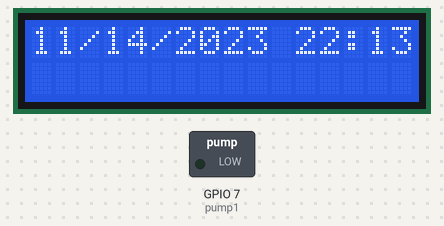
Recording of a sketch running on a simulated ESP32-S3. On the bench: 16×2 character LCD, switched loads named in the sketch (green lamp = pin HIGH). The local clock reads 2024-03-15 10:24:30 at power-on unless the sketch sets it; what the sketch prints to the serial monitor is not drawn.

Above: at 0.2 s.
At 1.2 s:
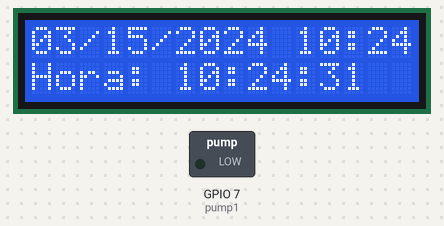
At 20.1 s:
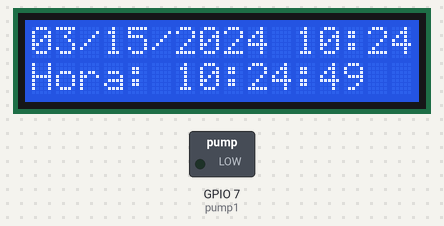
At 38.9 s:
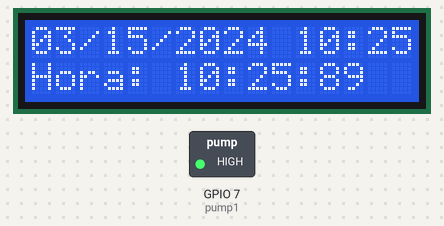
Timing chart, 0 to 40.0 s (numbered marks = the images above):
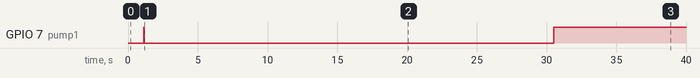

Measured:
- by itself, GPIO 7 (pump1): HIGH → LOW at 1.2 s, → HIGH 29.3 s later
- what the display in image 1 shows lasts 1.0 s, from 1.2 s to 2.2 s

The sketch:

RTC-DS1302-pantalla-I2C.ino
```cpp
// Descargar librería: https://github.com/lafvintech/Super-Starter-Kit-for-ESP32-S3-WROOM/blob/main/C/Libraries/LiquidCrystal_I2C-1.1.2.zip
#include <LiquidCrystal_I2C.h>
#include <Wire.h>

#define SDA 5                    // Definir pines SDA
#define SCL 4                    // Definir pines SCL
LiquidCrystal_I2C lcd(0x27,16,2);

// Descargar librería: "Rtc by Makuna"
#include <ThreeWire.h>
#include <RtcDS1302.h>

ThreeWire myWire(14,13,12); // DAT, SCLK, RST
RtcDS1302<ThreeWire> Rtc(myWire);

// Configuración de la pump
#define pump1 7      // Pin digital para controlar la bomba de agua

void setup() {
  Wire.begin(SDA, SCL);
  if (!i2CAddrTest(0x27)) {
      lcd = LiquidCrystal_I2C(0x3F, 16, 2);
  }
  lcd.init();
  lcd.backlight();
  lcd.setCursor(0,0);
  lcd.print("hello, world!");

    Serial.begin(9600);

    Serial.print("Compilado en: ");
    Serial.print(__DATE__);
    Serial.println(__TIME__);

    Rtc.Begin();

    RtcDateTime compiled = RtcDateTime(__DATE__, __TIME__);
    printDateTime(compiled);
    Serial.println();

    if (!Rtc.IsDateTimeValid())
    {
        // Causas comunes:
        //    1) Es la primera vez que se ejecuta y el dispositivo aún no estaba funcionando.
        //    2) La batería del dispositivo está baja o incluso falta.

        Serial.println("¡El RTC perdió confianza en la fecha y hora!");
        Rtc.SetDateTime(compiled);
    }

    if (Rtc.GetIsWriteProtected())
    {
        Serial.println("El RTC estaba protegido contra escritura, habilitando escritura ahora");
        Rtc.SetIsWriteProtected(false);
    }

    if (!Rtc.GetIsRunning())
    {
        Serial.println("El RTC no estaba funcionando activamente, iniciándolo ahora");
        Rtc.SetIsRunning(true);
    }

    RtcDateTime now = Rtc.GetDateTime();
    if (now < compiled)
    {
        Serial.println("¡El RTC es más antiguo que la hora de compilación! (Actualizando fecha y hora)");
        Rtc.SetDateTime(compiled);
    }
    else if (now > compiled)
    {
        Serial.println("El RTC es más reciente que la hora de compilación. (Esto es esperado)");
    }
    else if (now == compiled)
    {
        Serial.println("¡El RTC es igual a la hora de compilación! (No esperado, pero todo está bien)");
    }

  // Configuración del pin de la pump
  delay(1000);
  pinMode(pump1, OUTPUT);
  digitalWrite(pump1, HIGH); // La bomba empieza desactivada
}

void loop() {
    RtcDateTime now = Rtc.GetDateTime();
    printDateTime(now);

    if (!now.IsValid()) {
        // Causas comunes:
        //    1) La batería del dispositivo está baja o incluso falta y la alimentación fue desconectada.
        lcd.setCursor(0, 1);  // Mover el cursor a fila 1, columna 0
        lcd.print("RTC sin confianza!");
    } else {
        lcd.setCursor(0, 1);  // Mover el cursor a fila 1, columna 0
        lcd.print("Hora: ");
        lcd.print(now.Hour());
        lcd.print(":");
        lcd.print(now.Minute());
        lcd.print(":");
        lcd.print(now.Second());
    }

    // Activar y desactivar la bomba cada minuto
    if (now.Minute() % 2 == 0) {
        digitalWrite(pump1, LOW); // Activa la bomba
    } else {
        digitalWrite(pump1, HIGH); // Desactiva la bomba
    }

    delay(1000);
}

bool i2CAddrTest(uint8_t addr) {
    Wire.beginTransmission(addr);
    return (Wire.endTransmission() == 0);
}

#define countof(a) (sizeof(a) / sizeof(a[0]))

void printDateTime(const RtcDateTime& dt) {
    char datestring[20];

    snprintf_P(datestring,
                countof(datestring),
                PSTR("%02u/%02u/%04u %02u:%02u:%02u"),
                dt.Month(),
                dt.Day(),
                dt.Year(),
                dt.Hour(),
                dt.Minute(),
                dt.Second());

    lcd.setCursor(0, 0);  // Mover el cursor a fila 0, columna 0
    lcd.print("                ");  // Limpiar la línea
    lcd.setCursor(0, 0);  // Volver a la posición inicial
    lcd.print(datestring); // Mostrar la fecha y hora en la LCD
}
```
